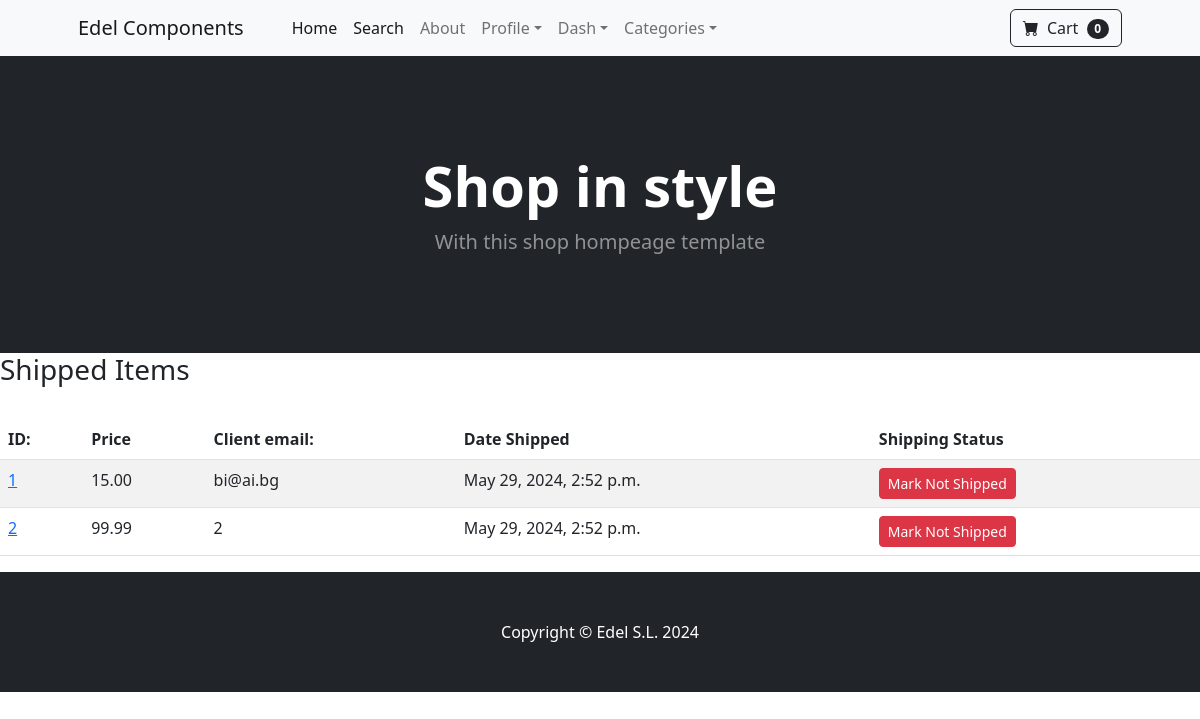
Page /payment/shipped_dash (signed in) on the committed database.
### payment/models.py (models this page shows, shortened)
class Order(models.Model):
    user = models.ForeignKey(User, on_delete=models.CASCADE)
    full_name = models.CharField(max_length=255)
    email = models.EmailField(max_length=255)
    shipping_address = models.TextField(max_length=15000)
    amount_paid = models.DecimalField(max_digits=9, decimal_places=2)
    date_ordered = models.DateTimeField(auto_now_add=True)
    shipped = models.BooleanField(default=False)
    date_shipped = models.DateTimeField(blank=True, null=True)
    customer_reference = models.CharField(max_length=20, blank=True, null=True)

### payment/views.py (the view, shortened to what this page needs)
# urls.py: path("shipped_dash", views.shipped_dash, name="shipped_dash"),
def shipped_dash(request):
    if request.user.is_authenticated and request.user.is_superuser:
        orders = Order.objects.filter(shipped=True)
        return render(request, "payment/shipped_dash.html", {"orders":orders})
    else:
        messages.success(request, "Access Denied")
        return redirect('home')

### cart/cart.py (called while the page is built)
    def __len__(self):
        return len(self.cart)

### cart/context_processors.py (called while the page is built)
def cart(request):
    return {'cart': Cart(request)}

### payment/templates/payment/shipped_dash.html (shortened to what this page needs)
{% extends 'base.html' %}
{% block content %}
<h3>Shipped Items</h3>
<br />
<table class="table table-striped table-hover">
    <thead>
      <tr>
        <th scope="col">ID:</th>
        <th scope="col">Price</th>
        <th scope="col">Client email: </th>
        <th scope="col">Date Shipped</th>
        <th scope="col">Shipping Status</th>
      </tr>
    </thead>
    <tbody>
      {% for order in orders %}
      <tr>
        <td><a href="{% url 'orders' order.id %}">{{order.id}}</a></td>
        <td>{{order.amount_paid}}</td>
        <td>{{order.email}}</td>
        <td>{{order.date_shipped}}</td>
        <td>
          <form method="POST">
            <button type="Submit" class="btn btn-danger btn-sm">Mark Not Shipped</button>
          </form>
        </td>
      </tr>
      {% endfor %}
    </tbody>
  </table>
{% endblock %}

### rows in the picture
Order: id "1", amount_paid "15.00", email "bi@ai.bg", date_shipped "May 29, 2024, 2:52 p.m."
Order: id "2", amount_paid "99.99", email "2", date_shipped "May 29, 2024, 2:52 p.m."

### other values in the picture
{{ cart|length }} "0"
